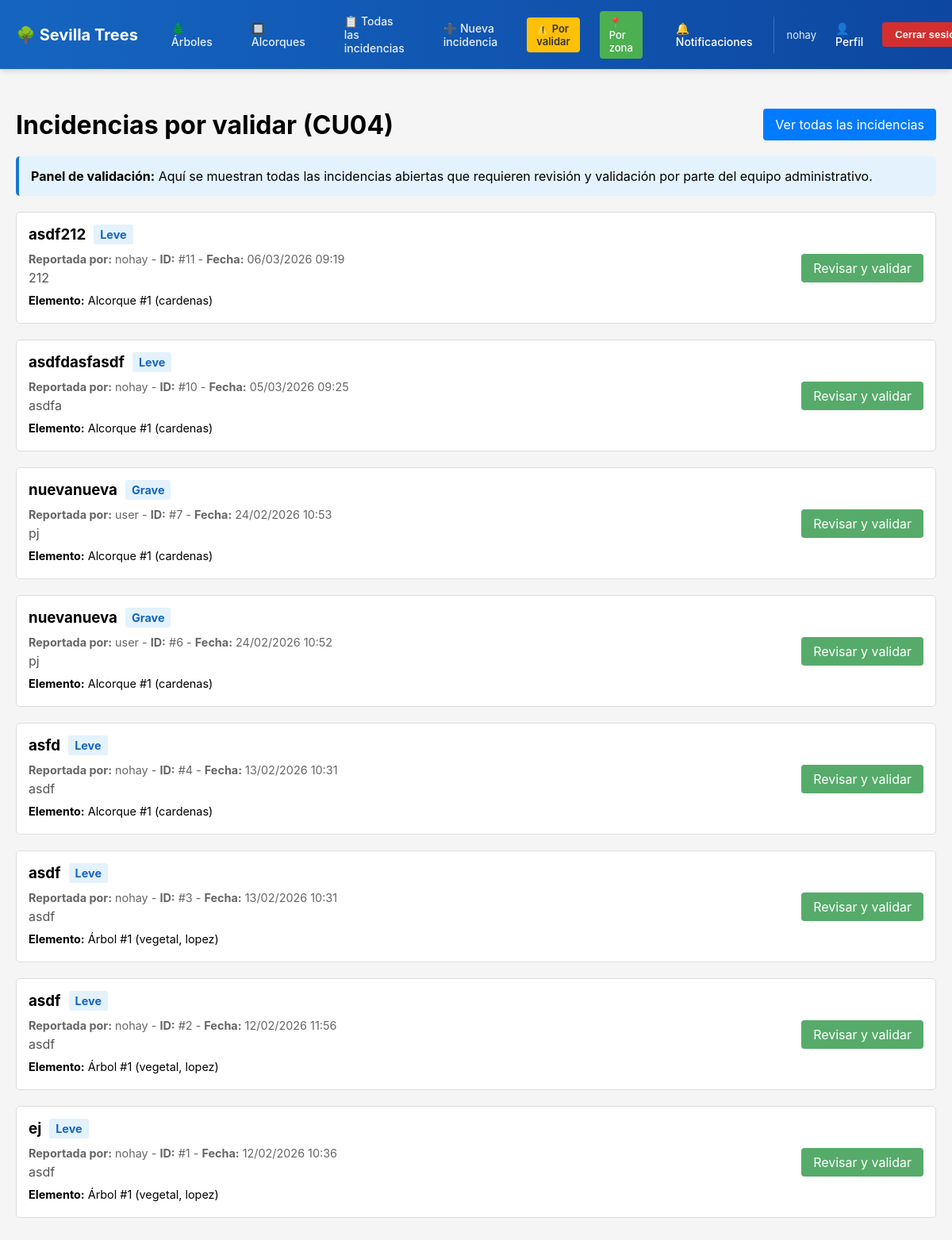
Before: /incidencias/por-validar/ (signed in) with the older database file.
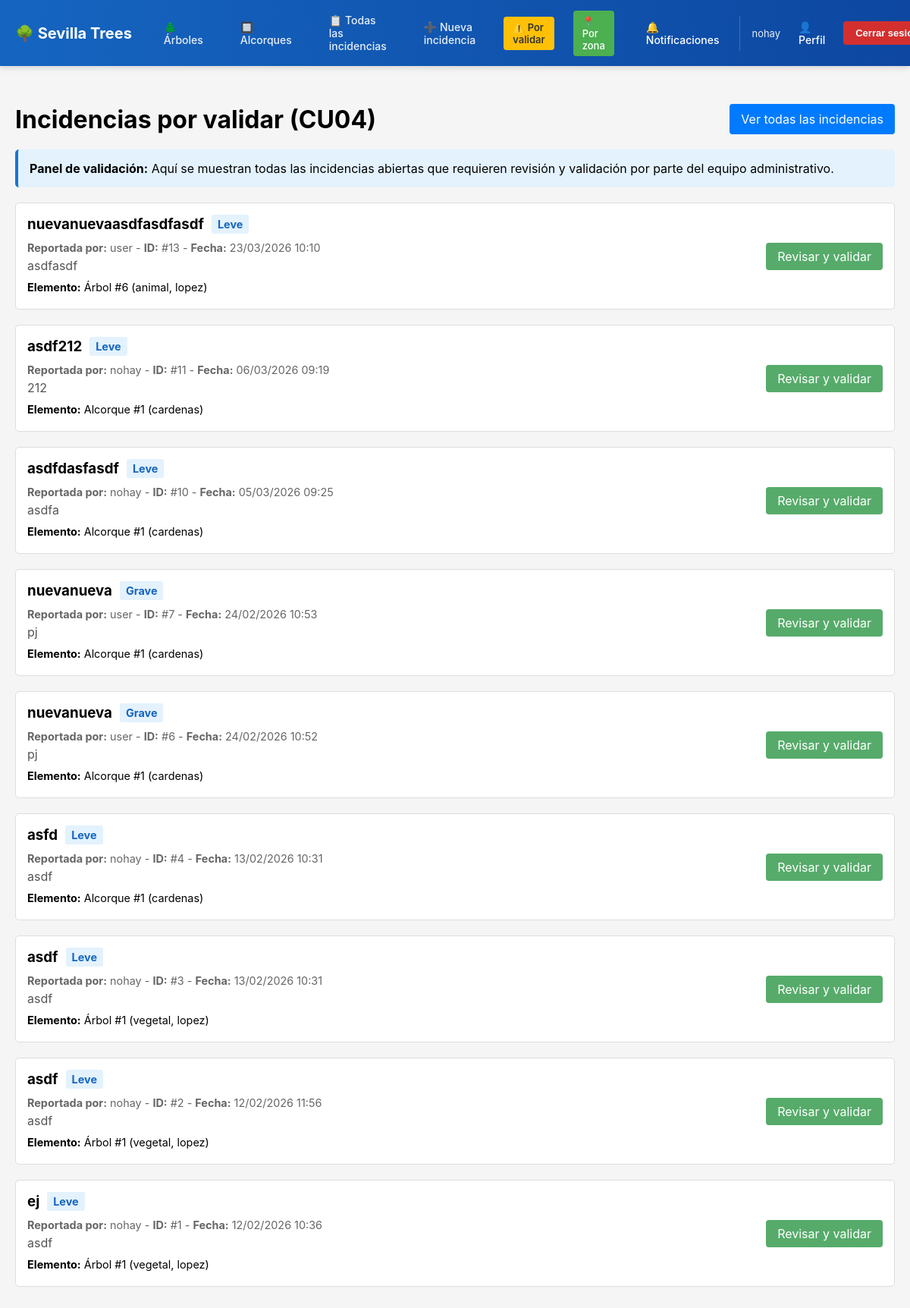
After: the same page with the newer database file.
### incidencias/models.py (models this page shows, shortened)
class Incidencia(models.Model):
	class Grado(models.TextChoices):
		LEVE = "LEVE", "Leve"
		MEDIO = "MEDIO", "Medio"
		GRAVE = "GRAVE", "Grave"
	class Estado(models.TextChoices):
		ABIERTA = "ABIERTA", "Abierta"
		EN_PROCESO = "EN_PROCESO", "En proceso"
		CERRADA = "CERRADA", "Cerrada"
	titulo = models.CharField(max_length=120)
	descripcion = models.TextField()
	grado_incidencia = models.CharField(max_length=30, choices=Grado.choices, default=Grado.LEVE)
	fecha_reporte = models.DateTimeField(auto_now_add=True)
	fecha_act = models.DateTimeField(auto_now=True, null=True, blank=True)
	estado = models.CharField(max_length=30, choices=Estado.choices, default=Estado.ABIERTA)
	foto = models.ImageField(upload_to='incidencias/', null=True, blank=True)
	observaciones_internas = models.TextField(null=True, blank=True, help_text="Solo visible para administradores")
	usuario = models.ForeignKey("cuentas.Usuario", on_delete=models.PROTECT, related_name="usu_incidencia")
	arbol = models.ForeignKey("inventario.Arbol", on_delete=models.PROTECT, null=True, blank=True, related_name="arbol_inci")
	alcorque = models.ForeignKey("inventario.Alcorque", on_delete=models.PROTECT, null=True, blank=True, related_name="alcorque_inci")
	admin_resp = models.ForeignKey("cuentas.Usuario", on_delete=models.PROTECT, null=True, blank=True, related_name="admin_inci")
	class Meta: constraints = [
		models.CheckConstraint(check=(
			(Q(arbol__isnull=False) & Q(alcorque__isnull=True)) |
			(Q(arbol__isnull=True) & Q(alcorque__isnull=False))),
		name="check_arbol_alcorque_incidencia",),]

### cuentas/models.py (models this page shows, shortened)
class Usuario(AbstractUser):
	class Rol(models.TextChoices):
		REGISTRADO = "REGISTRADO", "Registrado"
		ADMINISTRADOR = "ADMINISTRADOR", "Administrador"
	class EstadoCuenta(models.TextChoices):
		ACTIVA = "ACTIVA", "Activa"
		PENDIENTE_ELIMINACION = "PENDIENTE_ELIMINACION", "Pendiente eliminación"
		ELIMINADA = "ELIMINADA", "Eliminada"
	nombre = models.CharField(max_length=159)
	correo = models.EmailField(unique=True)
	rol = models.CharField(max_length=20, choices=Rol.choices, default=Rol.REGISTRADO,)
	fecha_registro = models.DateTimeField(default=timezone.now)
	estado_cuenta = models.CharField(max_length=30, choices=EstadoCuenta.choices, default=EstadoCuenta.ACTIVA)
	USERNAME_FIELD = "correo"
	REQUIRED_FIELDS = ["username"]
	@property
	def es_admin(self) -> bool:
		return self.rol == self.Rol.ADMINISTRADOR
	@property
	def notificaciones_sin_leer(self) -> int:
		return self.notificaciones.filter(leido=False).count()

### inventario/models.py (models this page shows, shortened)
class Alcorque(models.Model):
    class Estado(models.TextChoices):
        BUENO = "BUENO", "Bueno"
        REGULAR = "REGULAR", "Regular"
        MALO = "MALO", "Malo"
        NECESITA_INTERVENCION = "NECESITA_INTERVENCION", "Necesita intervención"
    class Potencial(models.TextChoices):
        APTO = "APTO", "Apto"
        NO_APTO = "NO_APTO", "No apto"
    barrio = models.ForeignKey("inventario.Barrio", on_delete=models.PROTECT, related_name="alcorques",)
    estado = models.CharField(max_length=50, choices=Estado.choices, default=Estado.BUENO)
    potencial_plant = models.CharField(max_length=10, choices=Potencial.choices, default=Potencial.APTO)
    latitud = models.DecimalField(max_digits=9, decimal_places=6, null=True, blank=True)
    longitud = models.DecimalField(max_digits=9, decimal_places=6, null=True, blank=True)
    direccion = models.TextField(null=True, blank=True)
    observaciones = models.TextField(null=True, blank=True)
    class Meta: constraints = [
        models.UniqueConstraint(fields=["latitud", "longitud"], name="un_alcorque_por_ubi")
        ]

class Barrio(models.Model):
    nombre = models.CharField(max_length=100)
    delimitacion = models.TextField(null=True, blank=True)

class Arbol(models.Model):
    class Estado(models.TextChoices):
        BUENO = "BUENO", "Bueno"
        REGULAR = "REGULAR", "Regular"
        MALO = "MALO", "Malo"
        NECESITA_INTERVENCION = "NECESITA_INTERVENCION", "Necesita intervención"
    especie = models.ForeignKey("inventario.Especie", on_delete=models.PROTECT, related_name="arboles",)
    barrio = models.ForeignKey("inventario.Barrio", on_delete=models.PROTECT, related_name="arboles",)
    estado = models.CharField(max_length=50, choices=Estado.choices, default=Estado.BUENO)
    latitud = models.DecimalField(max_digits=9, decimal_places=6, null=True, blank=True)
    longitud = models.DecimalField(max_digits=9, decimal_places=6, null=True, blank=True)
    direccion = models.TextField(null=True, blank=True)
    fecha_plant = models.DateField(null=True, blank=True)
    observaciones = models.TextField(null=True, blank=True)
    class Meta: constraints = [
        models.UniqueConstraint(fields=["latitud", "longitud"], name="un_arbol_por_ubi")
        ]

class Especie(models.Model):
    nombre_comun = models.CharField(max_length=50)
    nombre_cient = models.CharField(max_length=50, null=True, blank=True)
    familia = models.CharField(max_length=50, null=True, blank=True)
    descripcion = models.TextField(null=True, blank=True)

### incidencias/views.py (the view)
# urls.py: path("por-validar/", views.incidencias_por_validar, name="incidencias_por_validar"),
@login_required
def incidencias_por_validar(request):
    if not request.user.es_admin:
        messages.error(request, "Solo administradores pueden acceder a este área")
        return redirect("incidencia_lista")
    qs = Incidencia.objects.select_related(
        "usuario", "admin_resp", "arbol", "alcorque"
    ).filter(estado=Incidencia.Estado.ABIERTA).order_by("-fecha_reporte")
    return render(request, "incidencias/incidencias_por_validar.html", {
        "incidencias": qs,
    })

### templates/incidencias/incidencias_por_validar.html (shortened to what this page needs)
{% extends "base.html" %}
{% block content %}
<div style="max-width: 1200px; margin: 30px auto; padding: 20px;">
    <div style="display: flex; justify-content: space-between; align-items: center; margin-bottom: 20px;">
        <h1 style="margin: 0;">Incidencias por validar (CU04)</h1>
        <a href="{% url 'incidencia_lista' %}" style="background-color: #007bff; color: white; padding: 10px 15px; text-decoration: none; border-radius: 4px;">
            Ver todas las incidencias
        </a>
    </div>
    <div style="background-color: #e3f2fd; border-left: 4px solid #1976d2; padding: 15px; border-radius: 5px; margin-bottom: 20px;">
        <p style="margin: 0;"><strong>Panel de validación:</strong> Aquí se muestran todas las incidencias abiertas que requieren revisión y validación por parte del equipo administrativo.</p>
    </div>
    {% if incidencias %}
        <div style="display: grid; gap: 20px;">
            {% for inc in incidencias %}
                <div style="border: 1px solid #ddd; border-radius: 5px; padding: 15px; background-color: white; display: flex; justify-content: space-between; align-items: center; gap: 20px;">
                    <div style="flex: 1;">
                        <div style="display: flex; gap: 10px; align-items: center; margin-bottom: 10px;">
                            <h3 style="margin: 0;">{{ inc.titulo }}</h3>
                            <span style="display: inline-block; padding: 4px 8px; border-radius: 3px; font-size: 0.9em; background-color: #e3f2fd; color: #1565c0; font-weight: bold;">
                                {{ inc.get_grado_incidencia_display }}
                            </span>
                        </div>
                        <p style="margin: 5px 0; color: #666; font-size: 0.9em;">
                            <strong>Reportada por:</strong> {{ inc.usuario.nombre }} - <strong>ID:</strong> #{{ inc.id }} - <strong>Fecha:</strong> {{ inc.fecha_reporte|date:"d/m/Y H:i" }}
                        </p>
                        <p style="margin: 5px 0; color: #555;">{{ inc.descripcion|truncatewords:20 }}</p>
                        <p style="margin: 10px 0 5px 0; font-size: 0.9em;">
                            <strong>Elemento:</strong>
                            {% if inc.arbol %}
                                Árbol #{{ inc.arbol.id }} ({{ inc.arbol.especie.nombre_comun }}, {{ inc.arbol.barrio.nombre }})
                            {% elif inc.alcorque %}
                                Alcorque #{{ inc.alcorque.id }} ({{ inc.alcorque.barrio.nombre }})
                            {% endif %}
                        </p>
                    </div>
                    <div style="flex-shrink: 0;">
                        <a href="{% url 'incidencia_detalle' inc.pk %}" style="background-color: #56ab6a; color: white; padding: 8px 15px; text-decoration: none; border-radius: 4px; display: inline-block; white-space: nowrap;">
                            Revisar y validar
                        </a>
                    </div>
                </div>
            {% endfor %}
        </div>
    {% else %}
        <div style="background-color: #f0f0f0; padding: 40px; text-align: center; border-radius: 5px;">
            <p style="font-size: 1.1em; color: #666; margin: 0;">✓ No hay incidencias pendientes de validación</p>
            <p style="color: #999; margin-top: 10px;">Todas las incidencias abiertas han sido revisadas.</p>
        </div>
    {% endif %}
</div>
{% endblock %}

Changed rows visible on the page:
added Incidencia: titulo "nuevanuevaasdfasdfasdf", grado_incidencia "Leve", usuario.nombre "user", id "13", fecha_reporte "23/03/2026 10:10", descripcion "asdfasdf", arbol.id "6", arbol.especie.nombre_comun "animal", arbol.barrio.nombre "lopez"
